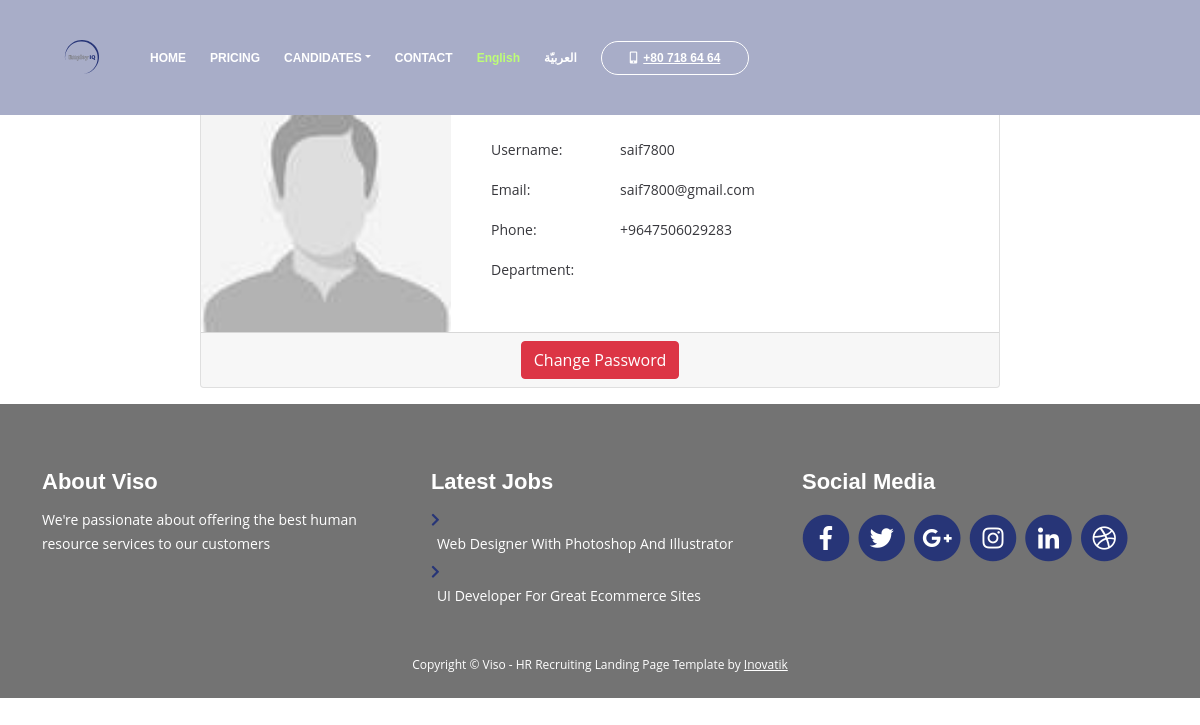
/en/profile/ (signed in), run on the app's committed database.
### accounts/models.py (models this page shows, shortened)
class User(AbstractBaseUser, PermissionsMixin):
    phone = PhoneNumberField()
    firstname = models.CharField(verbose_name="first name", max_length=30)
    lastname = models.CharField(verbose_name="last name", max_length=30)
    email = models.EmailField(verbose_name="email", max_length=60, unique=True)
    photo = models.ImageField(verbose_name="Photo",
                              upload_to='photos', default='photos/default.jpg')
    thumbnail = models.ImageField(verbose_name="Thumbnail image",
                                  upload_to='thumbnail', editable=False, blank=True, null=True)
    username = models.CharField(max_length=30, unique=True)
    date_joined = models.DateTimeField(
        verbose_name='date joined', auto_now_add=True)
    last_login = models.DateTimeField(verbose_name='last login', auto_now=True)
    is_admin = models.BooleanField(default=False)
    is_active = models.BooleanField(default=True)
    is_staff = models.BooleanField(default=False)
    is_superuser = models.BooleanField(default=False)
    is_candidate = models.BooleanField(default=False)
    is_employer = models.BooleanField(default=False)
    created_at = models.DateTimeField(auto_now_add=True)
    modified_at = models.DateTimeField(auto_now=True)
    created_by = models.ForeignKey(
        'User', related_name='%(class)s_createdby', on_delete=models.CASCADE, blank=True, null=True)
    modified_by = models.ForeignKey(
        'User', related_name='%(class)s_modifiedby', null=True, blank=True, on_delete=models.CASCADE)
    USERNAME_FIELD = 'email'
    REQUIRED_FIELDS = ['username']
    objects = UserManager()

### accounts/views.py (the view)
# urls.py: path('profile/', login_required(account_view), name="account"),
def account_view(request):
    context = {}
    if request.POST:
        form = UserUpdateForm(request.POST, instance=request.user)
        if form.is_valid():
            form.initial = {
                "email": request.POST['email'],
                "username": request.POST['username'],
                "firstname": request.POST['firstname'],
                "lastname": request.POST['lastname'],
                "phone": request.POST['phone'],
            }
            form.save()
            context['success_message'] = "Profile Updated"
    else:
        form = UserUpdateForm(
            initial={
                "email": request.user.email,
                "username": request.user.username,
                "firstname": request.user.firstname,
                "lastname": request.user.lastname,
                "phone": request.user.phone,
            }
        )
    context['account_form'] = form
    return render(request, "account/account.html", context)

### templates/account/account.html (shortened to what this page needs)
{% include "header.html" %}
{% block content %}
<div class="card mb-3" style="max-width: 50rem;margin: 40px auto;">
  <div class="card-header text-center user-select-none">{{user.firstname}} {{user.lastname}} Profile</div>
  <div class="row no-gutters">
    <div class="col-md-4">
      <img src="{{user.thumbnail.url}}" class="card-img" alt="{{user.firstname}} {{user.lastname}}">
    </div>
    <div class="col-md-8">
      <div class="card-body text-dark">
        <div class="row">
          <div class="col-3">
            <p class="info-content">Full Name:</p>
            <p class="info-content">Username:</p>
            <p class="info-content">Email:</p>
            <p class="info-content">Phone:</p>
            <p class="info-content">Department:</p>
          </div>
          <div class="col-9">
            <p class="info-content">{{user.firstname}} {{user.lastname}}</p>
            <p class="info-content">{{user.username}}</p>
            <p class="info-content">{{user.email}}</p>
            <p class="info-content">{{user.phone}}</p>
          </div>
        </div>
      </div>
    </div>
  </div>
  <div class="card-footer text-center text-muted"><a class="btn btn-danger text-white"
      href="{% url 'password_change' %}">Change Password</a></div>
</div>
{% endblock content %}
{% include "footer.html" %}

### static/css/styles.css (style rules this page uses)
body, html { width: 100%; height: 100%; }
body, p { color: #37373c; font: 400 0.875rem/1.5rem "Open Sans", sans-serif; }
a { color: #37373c; }

### data on the page
User: thumbnail (placeholder picture), username "saif7800", email "saif7800@gmail.com", phone "+9647506029283"

### other printed values
{{ language.name_local }} "English" "العربيّة"
